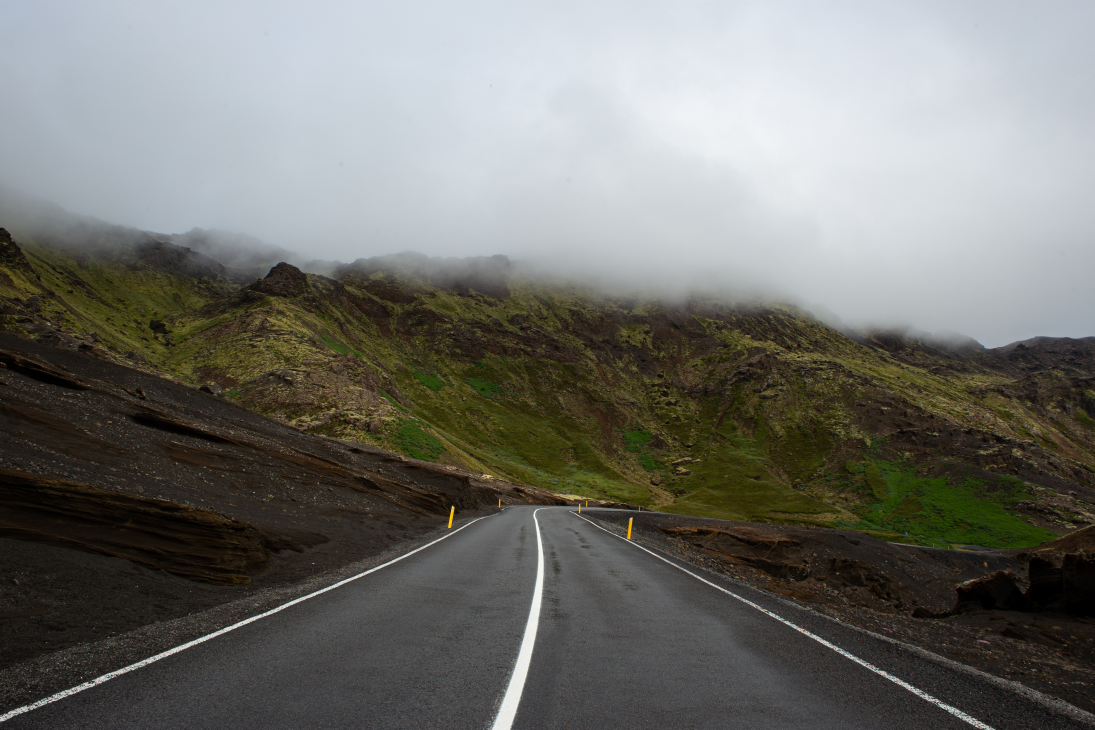
#> input picture images/light.jpg, 5472 x 3648 px (shown at 1/5 size)
$ python augmented_reality.py
#> lines starting #> are read from the running program, lines starting #| are printed output that depends on the picture; after the words box and inside, x2 and y2 are one past the last pixel; in counts of white or black regions, pixels touching at a corner belong together
# [22 lines of commented-out code are left out]
import cv2
import numpy as np
import matplotlib.pyplot as plt


def make_coordinates(image, line_parameters):
    slope, intercept = line_parameters
    y1 = image.shape[0]
    y2 = int(y1*(4/5))
    x1 = int((y1 - intercept)/slope)
    x2 = int((y2 - intercept)/slope)
    return np.array([x1, y1, x2, y2])


def average_slope_intercept(image, lines):
    left_fit = []
    right_fit = []
    for line in lines:
        x1, y1, x2, y2 = line.reshape(4)
        parameters = np.polyfit((x1, x2), (y1, y2), 1)
        slope = parameters[0]
        intercept = parameters[1]
        if slope < 0:
            left_fit.append((slope, intercept))
        else:
            right_fit.append((slope, intercept))
    left_fit_average = np.average(left_fit, axis=0)
    right_fit_average = np.average(right_fit, axis=0)
    left_line = make_coordinates(image, left_fit_average)
    right_line = make_coordinates(image, right_fit_average)
    return np.array([left_line, right_line])


def canny(image):
    gray = cv2.cvtColor(image, cv2.COLOR_RGB2GRAY)
    blur = cv2.GaussianBlur(gray, (5, 5), 0)
    canny = cv2.Canny(blur, 50, 150)
    return canny


def display_lines(image, lines):
    line_image = np.zeros_like(image)
    if lines is not None:
        for line in lines:
            x1, y1, x2, y2 = line.reshape(4)
            cv2.line(line_image, (x1, y1), (x2, y2), (255, 0, 0), 10)
    return line_image


def region_of_interest(image):
    height = image.shape[0]
    polygons = np.array([
        [(800, height), (1850, height), (1000, 700)]
    ])
    mask = np.zeros_like(image)
    cv2.fillPoly(mask, polygons, 255)
    masked_image = cv2.bitwise_and(image, mask)
    return masked_image


image_before = cv2.imread('images/light.jpg')
#> image_before is the input picture: shape (3648, 5472, 3); mean B, G, R 108.8, 113.7, 113.5
screen_width, screen_height = 1980, 1080
image = cv2.resize(image_before, (screen_width, screen_height))
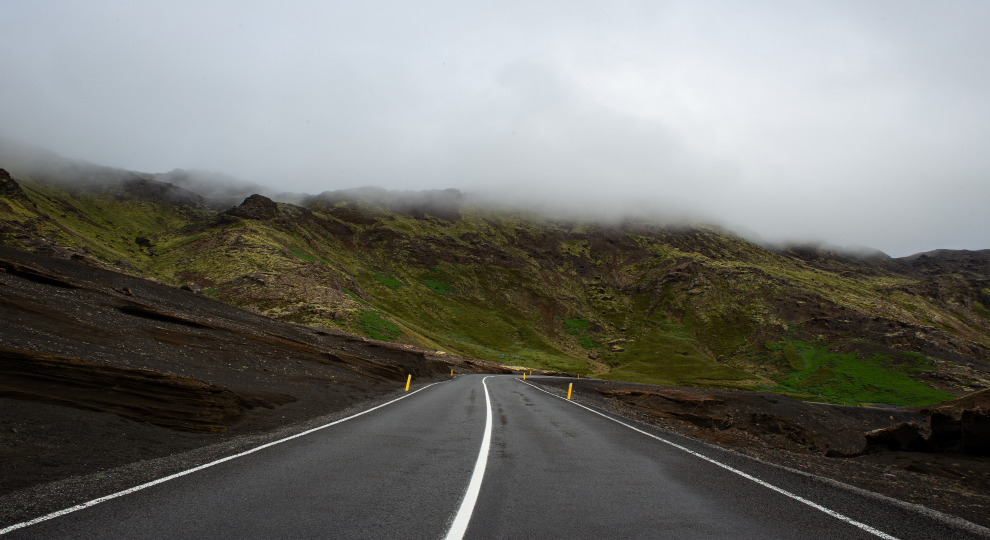
#> image: shape (1080, 1980, 3) (shown at 1/2 size); mean B, G, R 108.7, 113.6, 113.4
lane_image = np.copy(image)
canny_image = canny(lane_image)
#> in canny, `gray = cv2.cvtColor(image, cv2.COLOR_RGB2GRAY)`:
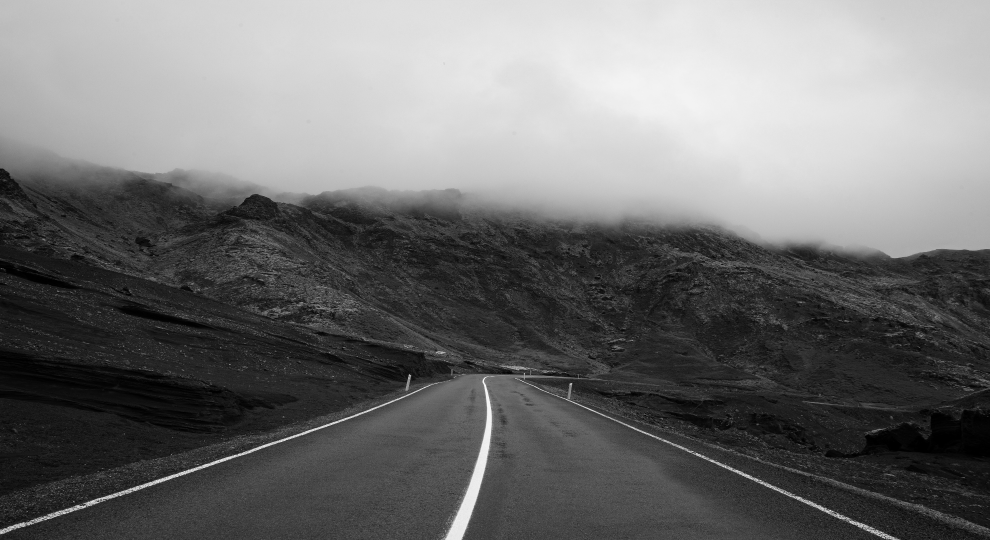
#> gray: shape (1080, 1980) (shown at 1/2 size); min 0, max 248, mean 112.1
#> in canny, `canny = cv2.Canny(blur, 50, 150)`:
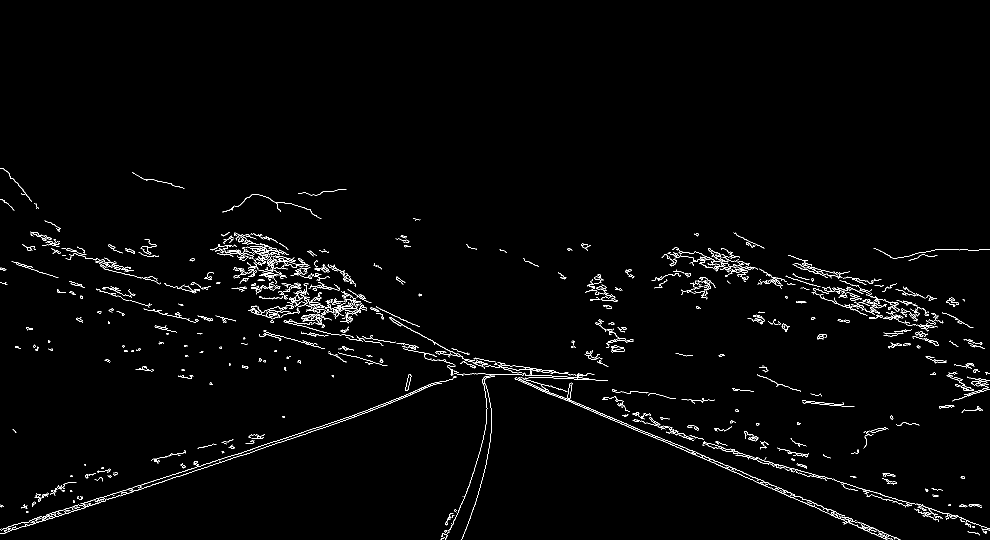
#> canny: shape (1080, 1980) (shown at 1/2 size); 1.6% white in thin lines or dots, all inside (x1, y1, x2, y2) = (0, 337, 1980, 1080)
cropped_image = region_of_interest(canny_image)
#> in region_of_interest, `cv2.fillPoly(mask, polygons, 255)`:
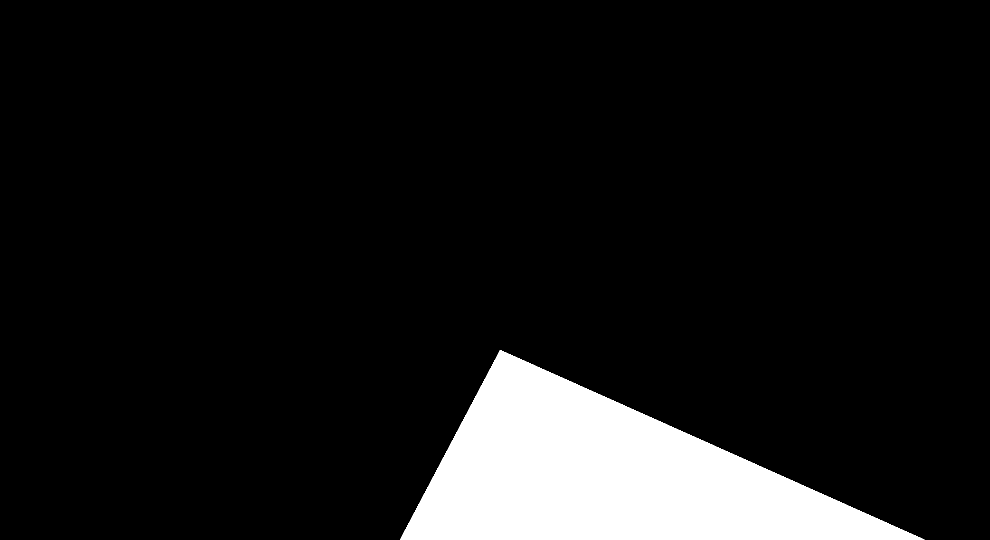
#> mask: shape (1080, 1980) (shown at 1/2 size); 9.3% white; 1 white region, box (x1, y1, x2, y2) and area: (800, 700, 1849, 1080) 199735
#> in region_of_interest, `masked_image = cv2.bitwise_and(image, mask)`:
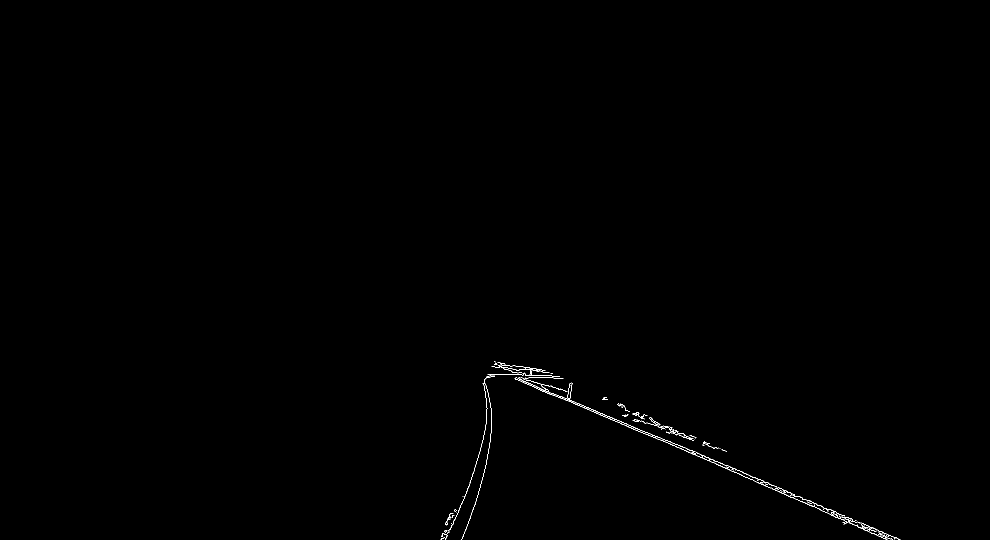
#> masked_image: shape (1080, 1980) (shown at 1/2 size); 0.21% white in thin lines or dots, all inside (x1, y1, x2, y2) = (881, 723, 1801, 1080)
lines = cv2.HoughLinesP(cropped_image, 2, np.pi/180, 100,
                        np.array([]), minLineLength=40, maxLineGap=5)
#> lines = 21 rows, first 6: [1340, 888, 1484, 950], [1120, 792, 1315, 874], [1435, 923, 1477, 941], [1453, 930, 1530, 964], [1102, 788, 1332, 885], [1436, 930, 1533, 972]

averaged_lines = average_slope_intercept(lane_image, lines)
#> the loop in average_slope_intercept, `for line in lines:` made 21 passes
#> (x1, y1, x2, y2, slope, intercept) on passes 1 to 12: (1340, 888, 1484, 950, 0.431, 311.1), (1120, 792, 1315, 874, 0.421, 321), (1435, 923, 1477, 941, 0.429, 308), (1453, 930, 1530, 964, 0.442, 288.4), (1102, 788, 1332, 885, 0.422, 323.2), (1436, 930, 1533, 972, 0.433, 308.2), (1358, 890, 1457, 934, 0.444, 286.4), (1333, 880, 1381, 901, 0.438, 296.8), (1511, 955, 1559, 977, 0.458, 262.5), (1639, 1019, 1739, 1064, 0.45, 281.5), (1623, 1003, 1666, 1022, 0.442, 285.9), (1068, 774, 1108, 791, 0.425, 320.1)
#> after the loop in average_slope_intercept, `for line in lines:`: left_fit = [(-2.23, 3067.5), (-3.11, 3955.3), (-3.4, 4163.4)]; right_fit = 18 items, first 6: (0.431, 311.1), (0.421, 321), (0.429, 308), (0.442, 288.4), (0.422, 323.2), (0.433, 308.2)
#> in average_slope_intercept, `left_fit_average = np.average(left_fit, axis=0)`: left_fit_average = [-2.91, 3728.7]
#> in average_slope_intercept, `right_fit_average = np.average(right_fit, axis=0)`: right_fit_average = [0.434, 302.7]
#> in make_coordinates, `slope, intercept = line_parameters`: slope = -2.91; intercept = 3728.7
#> in make_coordinates, `x1 = int((y1 - intercept)/slope)`: x1 = 909
#> in make_coordinates, `x2 = int((y2 - intercept)/slope)`: x2 = 983
#> in average_slope_intercept, `left_line = make_coordinates(image, left_fit_average)`: left_line = [909, 1080, 983, 864]
#> in average_slope_intercept, `right_line = make_coordinates(image, right_fit_average)`: right_line = [1791, 1080, 1293, 864]
#> averaged_lines = [[909, 1080, 983, 864], [1791, 1080, 1293, 864]]

line_image = display_lines(lane_image, averaged_lines)
#> the loop in display_lines, `for line in lines:` made 2 passes
combo_image = cv2.addWeighted(lane_image, 0.8, line_image, 1, 1)
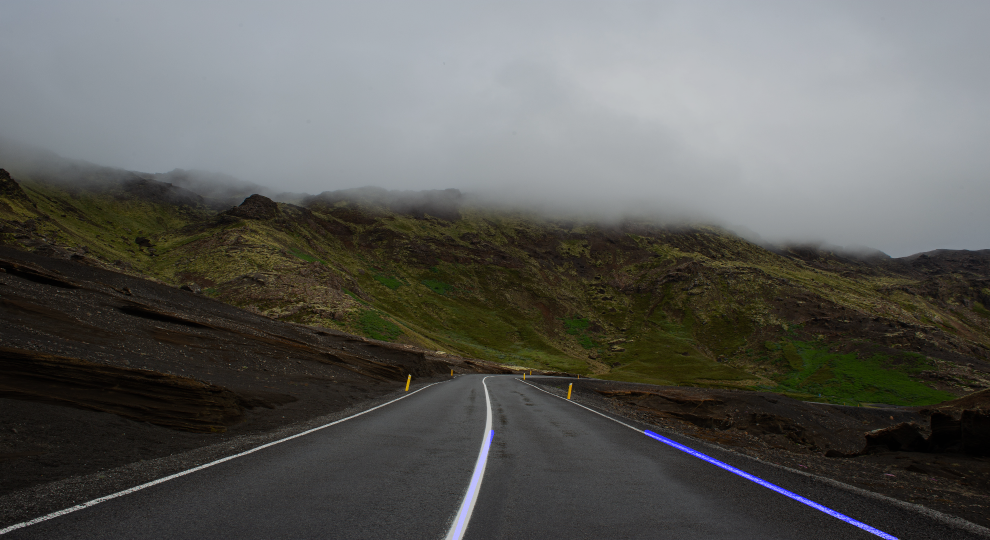
#> combo_image: shape (1080, 1980, 3) (shown at 1/2 size); mean B, G, R 88.5, 91.9, 91.7

cv2.imshow('result', combo_image)
cv2.waitKey(0)
